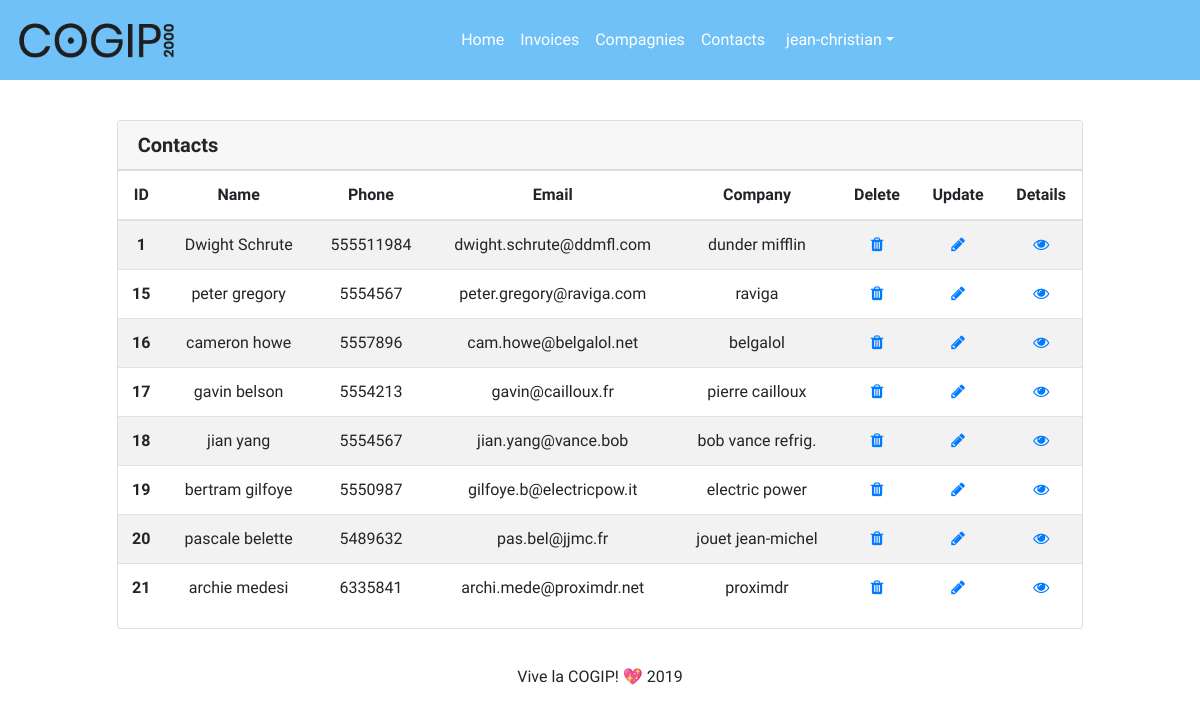
/?page=contacts (signed in), run on an earlier commit of the app's database.
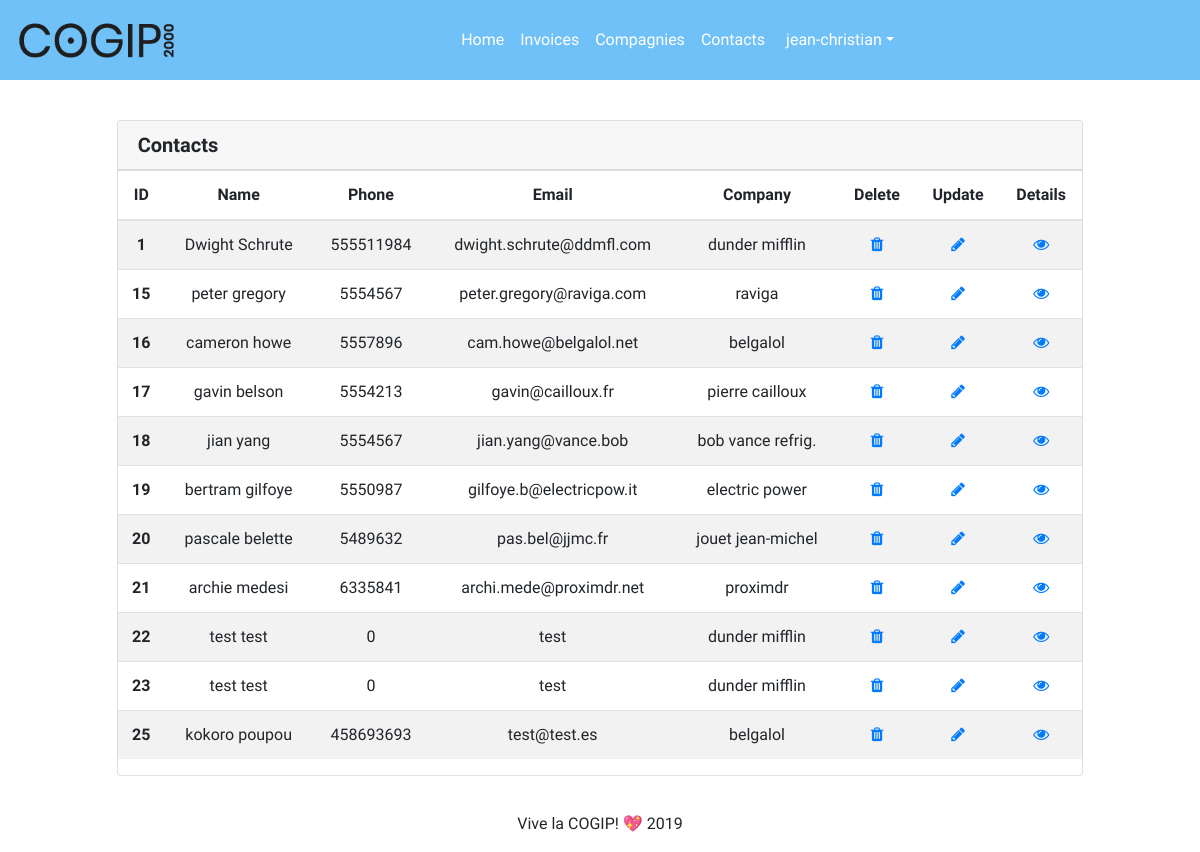
And on a later commit of the database.
### tables this page shows
CREATE TABLE `contacts` (
  `ID` int(11) NOT NULL,
  `first_name` varchar(200) NOT NULL,
  `last_name` varchar(255) NOT NULL,
  `mail` varchar(250) NOT NULL,
  `company` int(11) DEFAULT NULL,
  `phone` int(11) NOT NULL
);

CREATE TABLE `company` (
  `ID` int(11) NOT NULL,
  `company_name` varchar(200) NOT NULL,
  `VAT` varchar(255) NOT NULL,
  `country` varchar(255) NOT NULL,
  `type_id` int(11) NOT NULL
);

### controller/contacts-ctrl.php (called while the page is built, shortened)
<?php
$contacts_data = get_many_contacts();
require 'view/contacts-view.php';
?>

### index.php (called while the page is built, shortened)
<?php
require 'view/component/header-component.php';
routing();
require 'view/component/footer-component.php';
?>

### model/GLOBfunction.php (called while the page is built, shortened)
<?php
function get_many_contacts($limit = null) {
   global $pdo;
   $sql = <<<SQL
   SELECT
      contacts.id AS contact_id,
      concat(first_name, ' ', Last_name) AS full_name,
      mail,
      phone,
      contacts.company,
      company.id,
      company_name
   FROM contacts
   JOIN company
      ON contacts.company = company.id
   ORDER BY contacts.id DESC
SQL;
   $stmt = $pdo->prepare($sql);
   $stmt->execute();
   $all_data = [];
   while ($data = $stmt->fetch()) {
      $all_data[] = $data;
   }
   return array_reverse($all_data);
}
?>

### view/contacts-view.php (the view, shortened to what this page needs)
<div id="lastContacts" class="globalelement row justify-content-center">
    <div class="card text-center col-md-10">
        <h5 class="row card-header">
        <strong class="contacts">Contacts</strong>
        </h5>
        <div class="row justify-content-center">
                <table class="table table-striped table-responsive-sm">
                    <thead>
                        <tr>
                            <th scope="col">ID</th>
                            <th scope="col">Name</th>
                            <th scope="col">Phone</th>
                            <th scope="col">Email</th>
                            <th scope="col">Company</th>
                            <th scope="col">Delete</th>
                            <th scope="col">Update</th>
                            <th scope="col">Details</th>
                        </tr>
                    </thead>
                    <tbody>
                        <?php foreach($contacts_data as $contact) :?>
                        <tr>
                            <th scope="row"><?=$contact['contact_id']?></th>
                            <td><?=$contact['full_name']?></td>
                            <td><?=$contact['phone']?></td>
                            <td><?=$contact['mail']?></td>
                            <td><?=$contact['company_name']?></td>
                            <?php if ($_SESSION['rights'] === 'god') :?>
                            <td><a href="?page=contacts-delete&id=<?=$contact['contact_id']?>" class="fa fa-trash" aria-hidden="true"></a></td>
                            <td><a href="?page=contacts-edit&id=<?=$contact['contact_id']?>" class="fa fa-pencil" aria-hidden="true"></a></td>
                            <td><a href="?page=contacts-details&id=<?=$contact['contact_id']?>" class="fa fa-eye" aria-hidden="true"></a></td>
                            <?php endif ?>
                        </tr>
                        <?php endforeach ?>
                    </tbody>
                </table>
            </div>
        </div>
    </div>

What changed in the data, as far as the page shows it:
added contacts: ID "22", full_name "test test", phone "0", mail "test", company.company_name "dunder mifflin"
added contacts: ID "23", full_name "test test", phone "0", mail "test", company.company_name "dunder mifflin"
added contacts: ID "25", full_name "kokoro poupou", phone "458693693", mail "test@test.es", company.company_name "belgalol"
